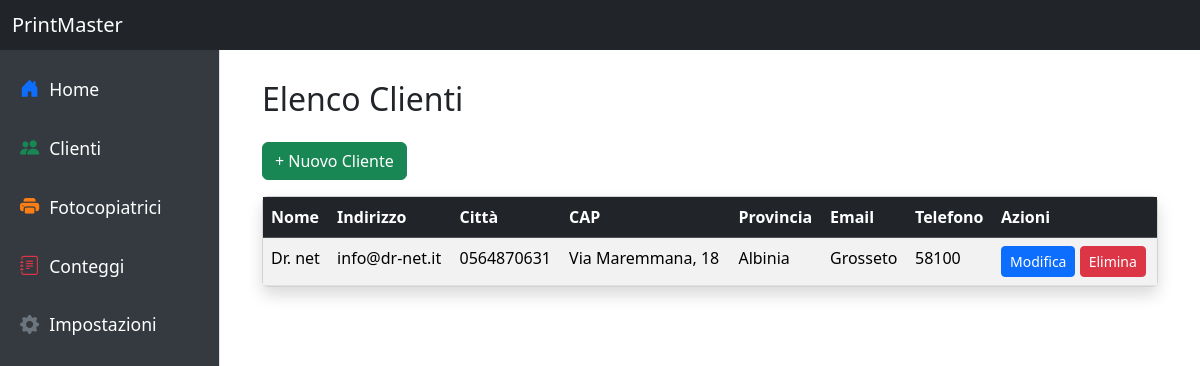
/clienti/, run on an earlier commit of the app's database.
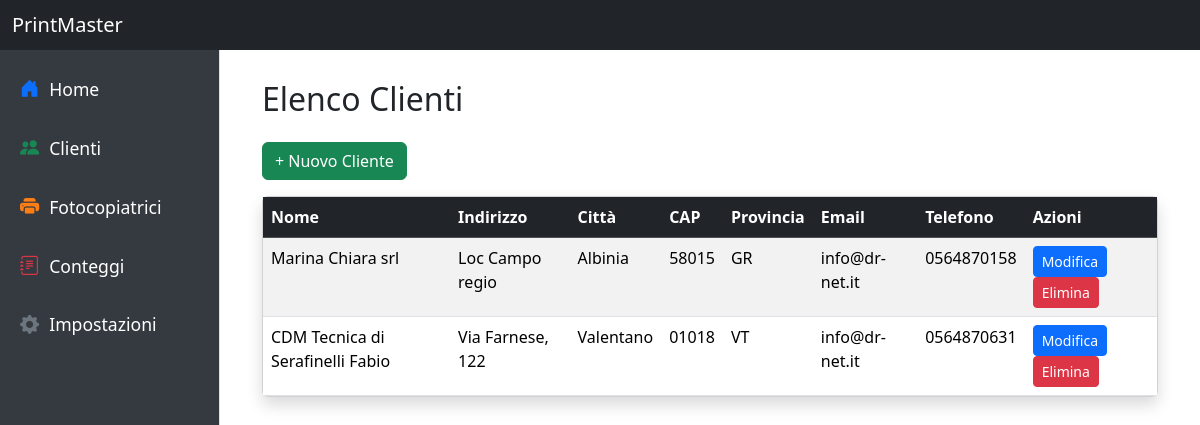
And on a later commit of the database.
### tables this page shows
CREATE TABLE clienti (
    id INTEGER PRIMARY KEY AUTOINCREMENT,
    nome TEXT NOT NULL UNIQUE,
    indirizzo TEXT NOT NULL,
    citta TEXT NOT NULL,
    cap TEXT NOT NULL,
    provincia TEXT NOT NULL,
    email TEXT,
    telefono TEXT
);

### modules/clienti.py (the view)
@clienti_bp.route('/', methods=['GET'])
def clienti_home():
    conn = sqlite3.connect(DB_PATH)
    cursor = conn.cursor()
    cursor.execute('SELECT * FROM clienti')
    clienti = cursor.fetchall()
    conn.close()
    return render_template('clienti.html', clienti=clienti)

### templates/clienti.html
{% extends 'base.html' %}
{% block content %}
<div class="container-fluid">
    <h2 class="mb-4">Elenco Clienti</h2>
    <div class="mb-3">
        <a href="{{ url_for('clienti.add_cliente') }}" class="btn btn-success">+ Nuovo Cliente</a>
    </div>
    <div class="card shadow">
        <div class="card-body p-0">
            <div class="table-responsive">
                <table class="table table-striped table-hover mb-0">
                    <thead class="table-dark">
                        <tr>
                            <th>Nome</th>
                            <th>Indirizzo</th>
                            <th>Città</th>
                            <th>CAP</th>
                            <th>Provincia</th>
                            <th>Email</th>
                            <th>Telefono</th>
                            <th>Azioni</th>
                        </tr>
                    </thead>
                    <tbody>
                        {% for cliente in clienti %}
                        <tr>
                            <td>{{ cliente[1] }}</td>
                            <td>{{ cliente[2] }}</td>
                            <td>{{ cliente[3] }}</td>
                            <td>{{ cliente[4] }}</td>
                            <td>{{ cliente[5] }}</td>
                            <td>{{ cliente[6] }}</td>
                            <td>{{ cliente[7] }}</td>
                            <td>
                                <a href="{{ url_for('clienti.edit_cliente', id=cliente[0]) }}" class="btn btn-sm btn-primary">Modifica</a>
                                <a href="{{ url_for('clienti.delete_cliente', id=cliente[0]) }}" class="btn btn-sm btn-danger">Elimina</a>
                            </td>
                        </tr>
                        {% else %}
                        <tr>
                            <td colspan="8" class="text-center text-muted">Nessun cliente registrato.</td>
                        </tr>
                        {% endfor %}
                    </tbody>
                </table>
            </div>
        </div>
    </div>
</div>
{% endblock %}

### templates/base.html (shortened to what this page needs)
<!DOCTYPE html>
<html lang="it">
<head>
    <link href="https://cdn.jsdelivr.net/npm/bootstrap@5.3.2/dist/css/bootstrap.min.css" rel="stylesheet">
    <link href="https://cdn.jsdelivr.net/npm/bootstrap-icons@1.10.5/font/bootstrap-icons.css" rel="stylesheet">
</head>
<body>
<nav class="navbar navbar-dark">
    <div class="container-fluid">
        <span class="navbar-brand mb-0 h1">PrintMaster</span>
    </div>
</nav>
<div class="sidebar">
    <a href="/"><i class="bi bi-house-door-fill icon-home"></i> Home</a>
    <a href="/clienti"><i class="bi bi-people-fill icon-clienti"></i> Clienti</a>
    <a href="/fotocopiatrici"><i class="bi bi-printer-fill icon-fotocopiatrici"></i> Fotocopiatrici</a>
    <a href="{{ url_for('conteggi.conteggi') }}"><i class="bi bi-journal-text icon-conteggi"></i> Conteggi</a>
    <a href="{{ url_for('impostazioni.pannello_impostazioni') }}"><i class="bi bi-gear-fill icon-impostazioni"></i> Impostazioni</a>
</div>
<div class="content">
    {% block content %}{% endblock %}
</div>
</body>
</html>

### templates/base.html (style rules this page uses)
body { overflow-x: hidden; background-color: #e9ecef; }
.sidebar { height: 100vh; width: 220px; position: fixed; top: 0; left: 0; background-color: #343a40; padding-top: 60px; border-right: 1px solid #dee2e6; }
.sidebar a { display: flex; align-items: center; color: #fff; padding: 15px 20px; text-decoration: none; font-size: 1.1rem; font-weight: 500; }
.sidebar i { margin-right: 10px; font-size: 1.2rem; }
.icon-home { color: #0d6efd; }
.icon-clienti { color: #198754; }
.icon-fotocopiatrici { color: #fd7e14; }
.icon-conteggi { color: #dc3545; }
.icon-impostazioni { color: #6c757d; }
.content { margin-left: 220px; padding: 30px; padding-top: 80px; background-color: #ffffff; min-height: 100vh; }
.navbar { position: fixed; width: 100%; background-color: #212529 !important; z-index: 1000; }

What changed in the data, as far as the page shows it:
changed clienti "Albinia": nome "Dr. net" → "Marina Chiara srl"; indirizzo "info@dr-net.it" → "Loc Campo regio"; citta "0564870631" → "Albinia"; cap "Via Maremmana, 18" → "58015"; provincia "Albinia" → "GR"; email "Grosseto" → "info@dr-net.it"; telefono "58100" → "0564870158"
added clienti: nome "CDM Tecnica di Serafinelli Fabio", indirizzo "Via Farnese, 122", citta "Valentano", cap "01018", provincia "VT", email "info@dr-net.it", telefono "0564870631"
